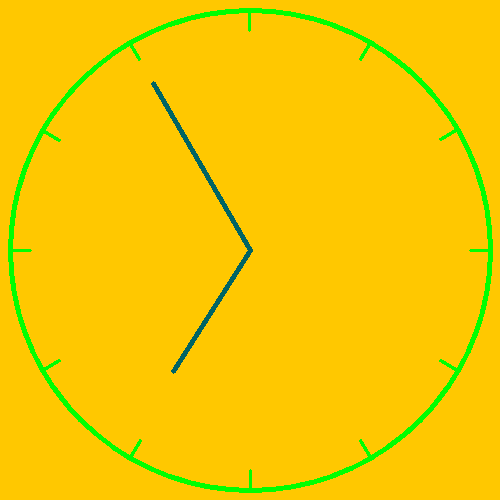
#> input picture Project 1/Goodbye to Color world/Data/clock1.png, 500 x 500 px
$ jupyter execute --allow-errors notebook.ipynb   (shell and % lines are left out)
#> lines starting #> are read from the running program, lines starting #| are printed output that depends on the picture
<h1 align=center style="line-height:200%;font-family:vazir;color:#0099cc">
<font face="vazir" color="#0099cc">
!نه به دنیای رنگی
</font>
</h1>

---

<h2 align=right style="line-height:200%;font-family:vazir;color:#0099cc">
<font face="vazir" color="#0099cc">
وارد کردن کتابخانه‌های مورد نیاز
</font>
</h2>

<p dir=rtl style="direction: rtl;text-align: justify;line-height:200%;font-family:vazir;font-size:medium">
<font face="vazir" size=3>
در این بخش کتابخانه‌های مورد نیاز برای انجام پروژه را وارد می‌کنیم.
</font>
</p>

[cell 1]
import cv2
import numpy as np
import matplotlib.pyplot as plt

<h2 align=right style="line-height:200%;font-family:vazir;color:#0099cc">
<font face="vazir" color="#0099cc">
بارگذاری تصاویر
</font>
</h2>
<p dir=rtl style="direction: rtl;text-align: justify;line-height:200%;font-family:vazir;font-size:medium">
<font face="vazir" size=3>
تصاویری که در به عنوان نمونه در اختیار شما قرار گرفته است را در سلول زیر بارگذاری کنید. و سپس به کمک <code>matplotlib</code> نمایش دهید.
</font>
</p>

[cell 2]
clk1 = cv2.imread('../Data/clock1.png')
#> clk1 is the input picture: shape (500, 500, 3); mean B, G, R 0.7, 201.1, 244.9
clk2 = cv2.imread('../Data/clock2.png')
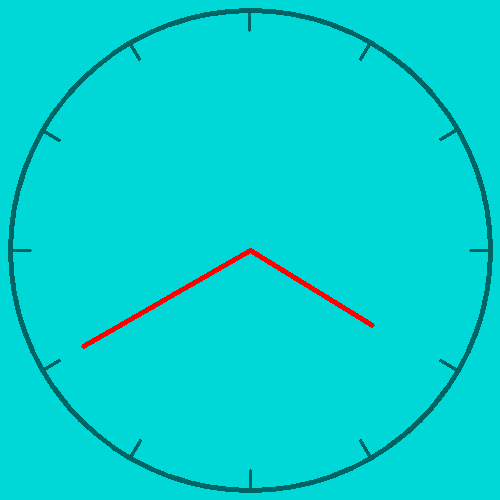
#> input picture Project 1/Goodbye to Color world/Data/clock2.png, 500 x 500 px
#> clk2 is the input picture: shape (500, 500, 3); mean B, G, R 209.8, 209.8, 1.7
clk3 = cv2.imread('../Data/clock3.png')
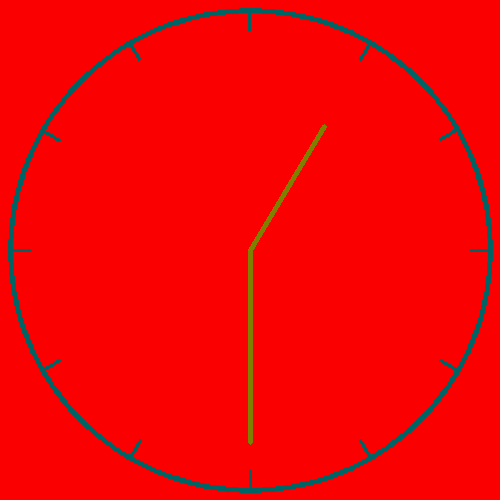
#> input picture Project 1/Goodbye to Color world/Data/clock3.png, 500 x 500 px
#> clk3 is the input picture: shape (500, 500, 3); mean B, G, R 3.3, 4.1, 241
clk4 = cv2.imread('../Data/clock4.png')
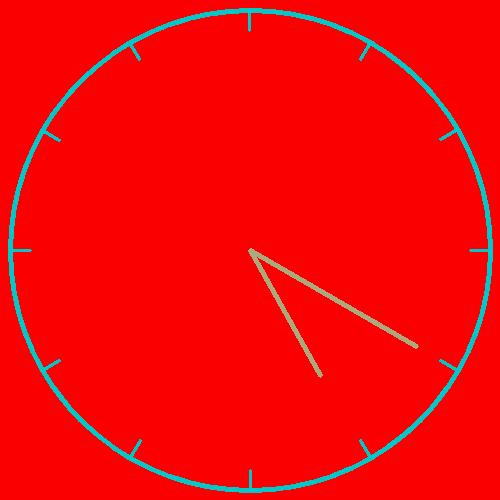
#> input picture Project 1/Goodbye to Color world/Data/clock4.png, 500 x 500 px
#> clk4 is the input picture: shape (500, 500, 3); mean B, G, R 7.4, 7.7, 241.3
plt.figure(figsize=(10,10))
plt.subplot(2,2,1)
plt.imshow(clk1)
plt.title('Clock 1')
plt.subplot(2,2,2)
plt.imshow(clk2)
plt.title('Clock 2')
plt.subplot(2,2,3)
plt.imshow(clk3)
plt.title('Clock 3')
plt.subplot(2,2,4)
plt.imshow(clk4)
plt.title('Clock 4')
plt.show()
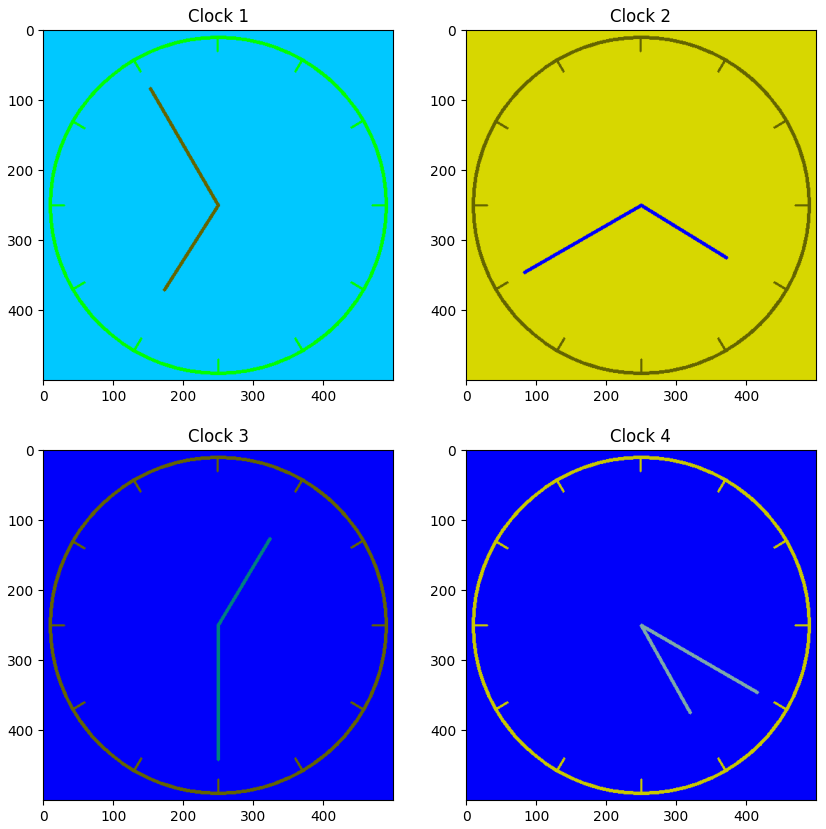
#> figure drawn by matplotlib, 4 panels; B, G, R data is drawn as R, G, B

<p dir=rtl style="direction: rtl;text-align: justify;line-height:200%;font-family:vazir;font-size:medium">
<font face="vazir" size=3>
ابعاد تصاویر خوانده شده را نمایش دهید و با هم مقایسه کنید.
</font>
</p>

[cell 3]
shape_clk1 = clk1.shape
#> shape_clk1 = (500, 500, 3)
shape_clk2 = clk2.shape
#> shape_clk2 = (500, 500, 3)
shape_clk3 = clk3.shape
#> shape_clk3 = (500, 500, 3)
shape_clk4 = clk4.shape
#> shape_clk4 = (500, 500, 3)
print(shape_clk1)
#| (500, 500, 3)
print(shape_clk2)
#| (500, 500, 3)
print(shape_clk3)
#| (500, 500, 3)
print(shape_clk4)
#| (500, 500, 3)

<h2 align=right style="line-height:200%;font-family:vazir;color:#0099cc">
<font face="vazir" color="#0099cc">
محاسبه میانگین روشنایی تصاویر
</font>
</h2>
<p dir=rtl style="direction: rtl;text-align: justify;line-height:200%;font-family:vazir;font-size:medium">
<font face="vazir" size=3>
در سلول زیر، تابعی بنویسید که تصویر را دریافت کرده و میانگین روشنایی تصویر را محاسبه کند. برای دقیق تر بودن میزان روشنایی محاسبه شده پیشنهاد میشود که ابتدا تصاویر را به مدل رنگی <code>YCrCb</code> ابتدا تبدیل کرده و سپس میزان روشنایی تصاویر را محاسبه و با هم مقایسه کنید.
</font>
</p>

[cell 4]
def calculate_brightness(image):
    img_YCrCb = cv2.cvtColor(image, cv2.COLOR_BGR2YCR_CB)
    y_channel = img_YCrCb[:, :, 0]
    mean_brightness = np.mean(y_channel)

    return mean_brightness

<h2 align=right style="line-height:200%;font-family:vazir;color:#0099cc">
<font face="vazir" color="#0099cc">
سیاه و سفید سازی
</font>
</h2>
<p dir=rtl style="direction: rtl;text-align: justify;line-height:200%;font-family:vazir;font-size:medium">
<font face="vazir" size=3>
در سلول زیر باید تابعی بنویسید که تصاویر ساعت با فرمت و شکلی که در اختیار شما قرار داده شده را دریافت کرده و آن را به یک تصویر تبدیل کند که صفحه ساعت سفید باشد و بقیه اجزای ساعت سیاه خالص باشد. دقت کنید این تصویر با مشخصات داده شده باید در نهایت به شکل سطح خاکستری return شود.
<br>
اسم تابع نباید تغییری داده شود. در غیر اینصورت نمره ای نخواهید گرفت.
</font>
</p>

[cell 5]
def black_white_convertor(image):
    x = image[0, 0]
    mask = np.all(image == x, axis=-1)

    final_image = np.zeros_like(image)
    final_image[mask] = [255, 255, 255]

    final_image_gray = cv2.cvtColor(final_image, cv2.COLOR_BGR2GRAY)
    final_image = final_image_gray
    return final_image

<div dir="rtl">
<h2 align=right style="line-height:200%;font-family:vazir;color:#0099cc">
<font face="vazir" color="#0099cc">
<b>سلول جواب‌ساز</b>
</font>
</h2>
</div>
<p dir=rtl style="direction: rtl; text-align: justify; line-height:200%; font-family:vazir; font-size:medium">
<font face="vazir" size=3>
    برای ساخته‌شدن فایل <code>result.zip</code> سلول زیر را اجرا کنید. توجه داشته باشید که پیش از اجرای سلول زیر تغییرات اعمال شده در نت‌بوک را ذخیره کرده باشید (<code>ctrl+s</code>) تا در صورت نیاز به پشتیبانی امکان بررسی کد شما وجود داشته باشد.
</font>
</p>

[cell 6]
import zipfile
from inspect import getsource


def compress(file_names):
    print("File Paths:")
    print(file_names)
    compression = zipfile.ZIP_DEFLATED
    with zipfile.ZipFile("result.zip", mode="w") as zf:
        for file_name in file_names:
            zf.write('./' + file_name, file_name, compress_type=compression)

imp = """
import cv2
import numpy as np
"""


file_names = ["black_white_convertor.py", "notebook.ipynb"]
#> (the rest of this cell did not finish here and is left out)
